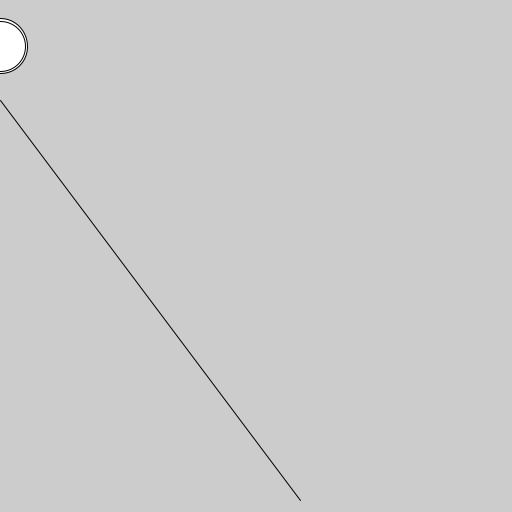
Frame 1 (no input)
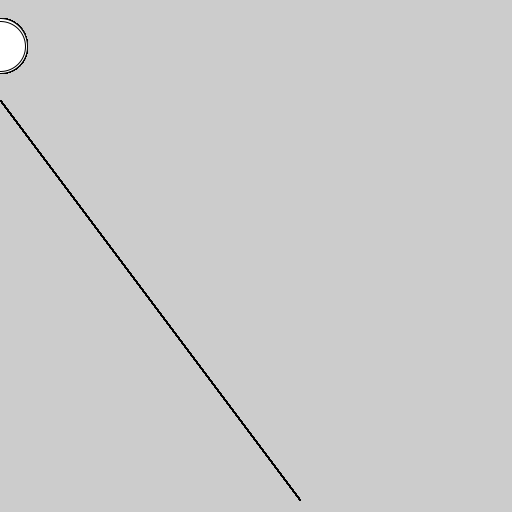
Frame 60 (the mouse pressed at the canvas centre just before this capture)
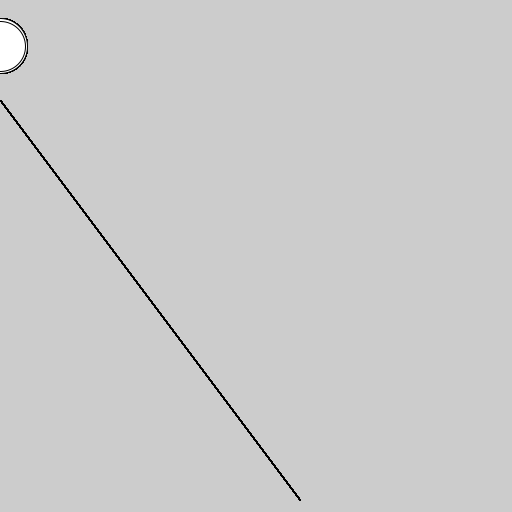
Frame 120 (the mouse held since frame 60 and released just before this capture)

The Processing sketch that drew these frames (run headless with seeded random() and noise(); from frame 60 on, the mouse is pressed at the canvas centre):

// Processing sketch: primer_ejemplo
// ── primer_ejemplo.pde

// Configurar las variables que van a ser utilizadas en nuestro 
// programa

void setup() {
  size(512,512);
}

void draw() {
  int x; // Variable local
  x = 0;
  line(x, 100, 300, 500);
  //line(200, 50, 300, 500);
  
  ellipse(x, 46, 55, 55);
  circle(x, 46, 50);
  x = x + 10;
}
